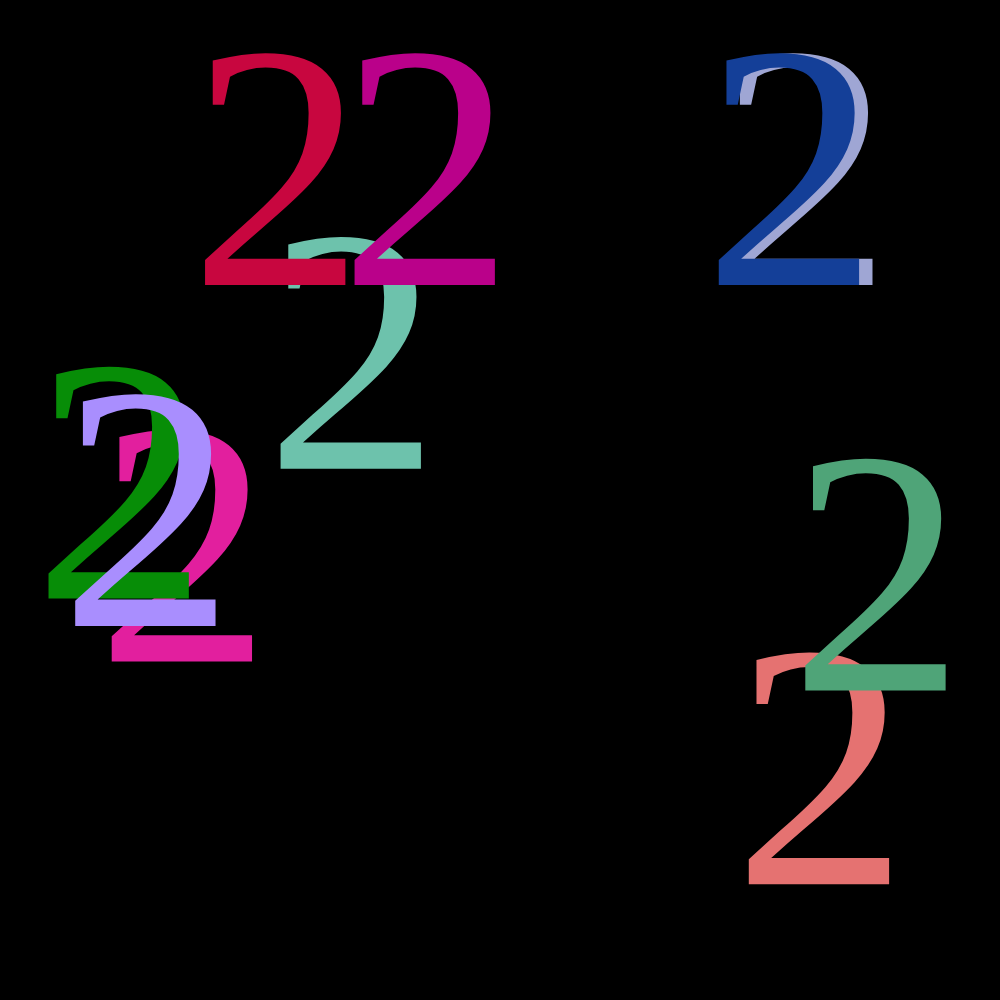
Frame 1 (no input)
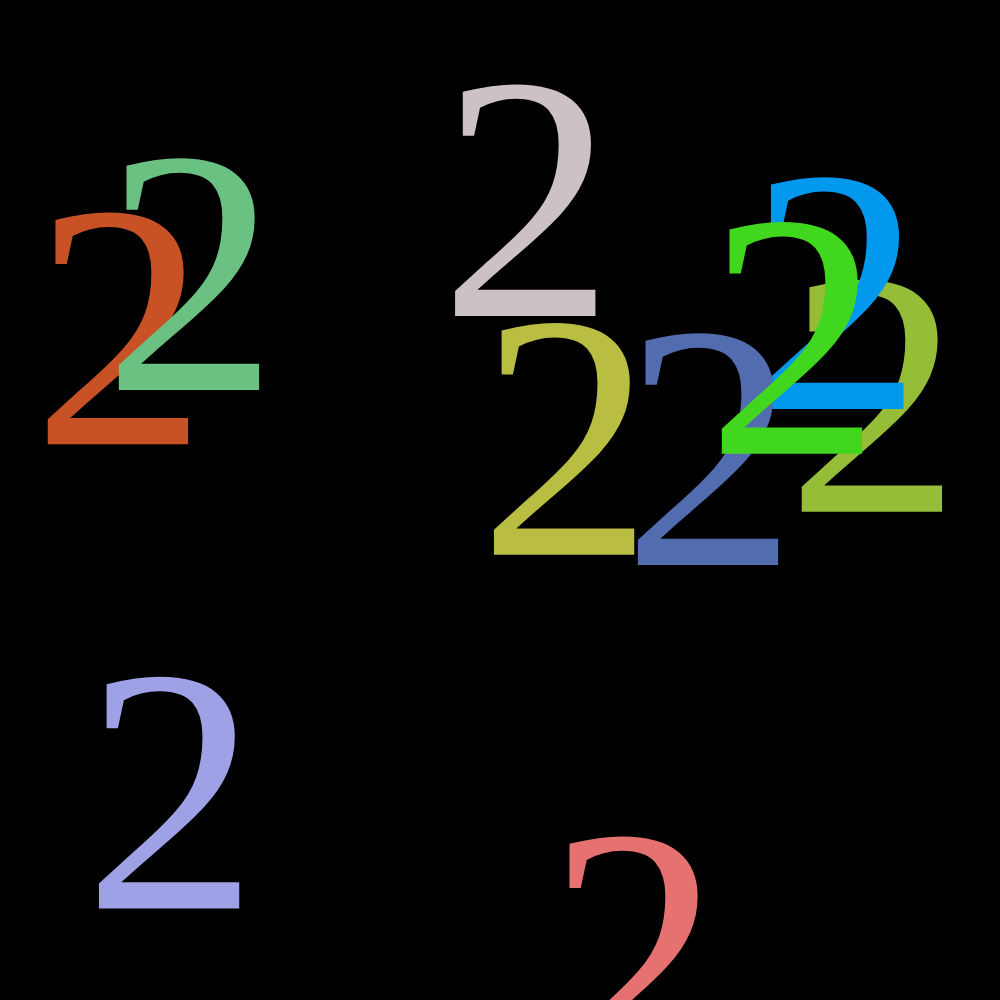
Frame 60 (no input)
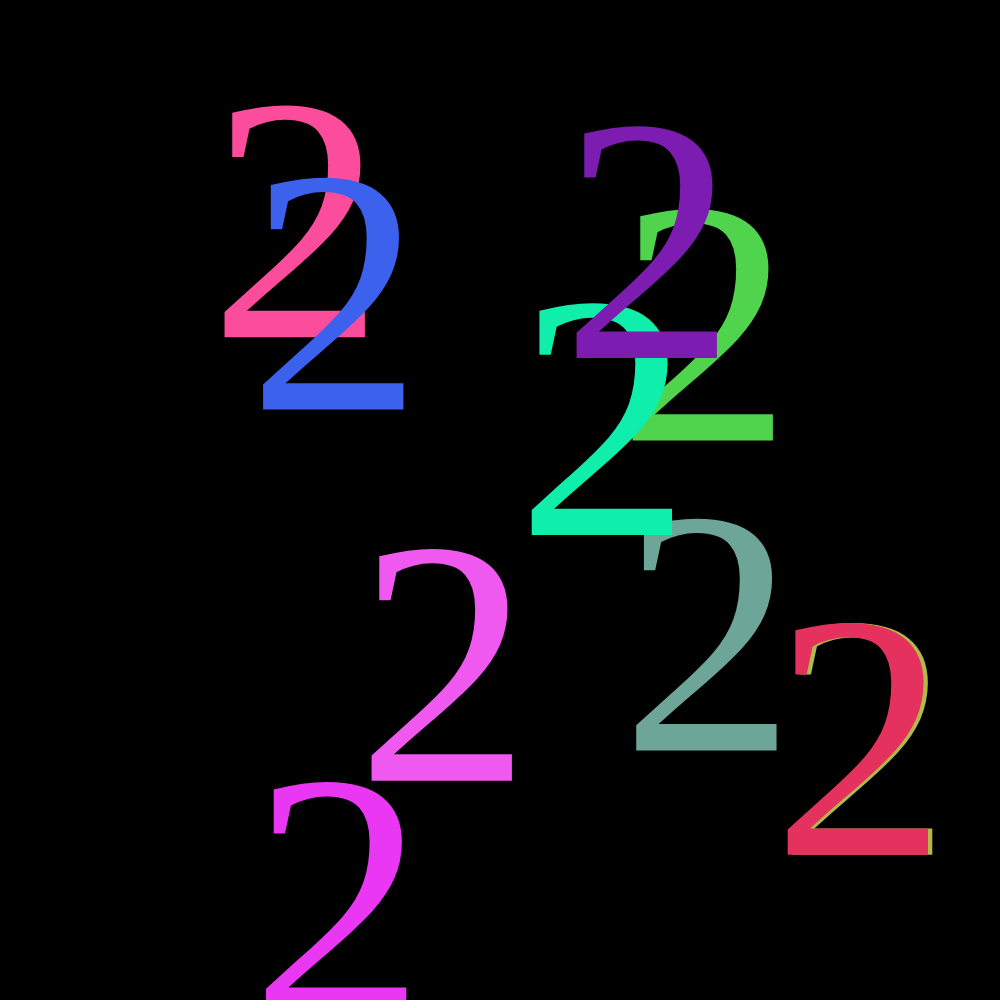
Frame 120 (the mouse pressed at the canvas centre since frame 60)

The p5.js sketch that drew these frames (run headless with seeded random() and noise() and a simulated clock; from frame 60 on, the mouse is pressed at the canvas centre):

// p5.js sketch
// ── sketch.js
let numbers = [];
let numberWidth;
let numberHeight;
let baselineOffset;
let descent;

function setup() {
  createCanvas(1000, 1000);

  textFont('Georgia');
  textSize(350);
  
  numberWidth = textWidth('2');
  numberHeight = textAscent() + textDescent();
  
  baselineOffset = textAscent() - 125;
  descent = textDescent() - 75;
  
  for (let i = 0; i < 10; i++) {
    let number = {
      x: random(width),
      y: random(height),
      xSpeed: randomSpeed(),
      ySpeed: randomSpeed(),
      color: [random(255), random(255), random(255)]
    };
    numbers.push(number);
  }
}

function draw() {
  background(0);
  
  for (let i = 0; i < numbers.length; i++) {
    let number = numbers[i];
    
    number.x += number.xSpeed;
    number.y += number.ySpeed;
    
    if (number.x + numberWidth > width || number.x < 0) {
      number.xSpeed = randomSpeed();
      number.color = [random(255), random(255), random(255)];
      if (number.x < 0) {
        number.x = 0;
      }
      if (number.x + numberWidth > width) {
        number.x = width - numberWidth;
      }
    }
    
    if (number.y + descent > height || number.y < baselineOffset) {
      number.ySpeed = randomSpeed();
      number.color = [random(255), random(255), random(255)];
      if (number.y < baselineOffset) {
        number.y = baselineOffset;
      }
      if (number.y + descent > height) {
        number.y = height - descent;
      }
    }
    
    strokeWeight(4);
    textSize(350);
    fill(number.color);
    text('2', number.x, number.y);
  }
}

function mousePressed() {
  for (let i = 0; i < numbers.length; i++) {
    let number = numbers[i];
    number.color = [random(255), random(255), random(255)];
  }
}

function randomSpeed() {
  let speed = random(-5, 5);
  while (abs(speed) < 2) {
    speed = random(-5, 5);
  }
  return speed;
}
